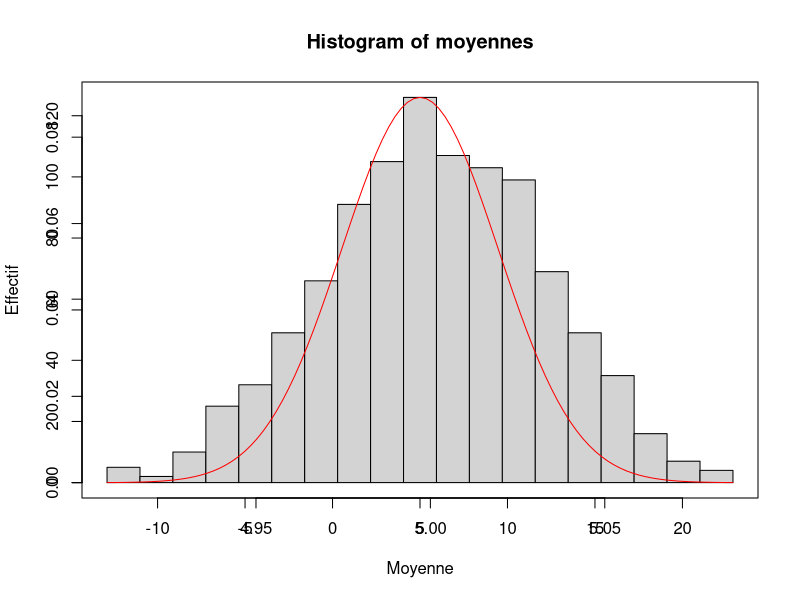
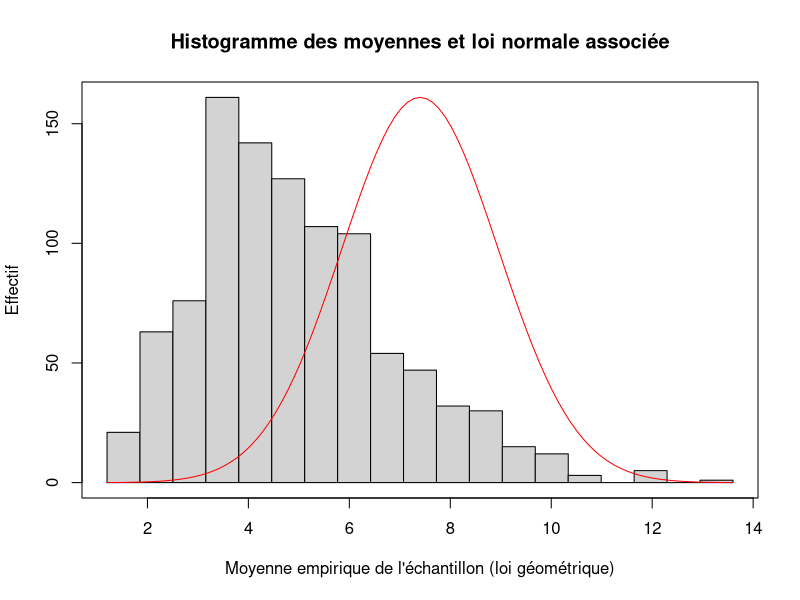
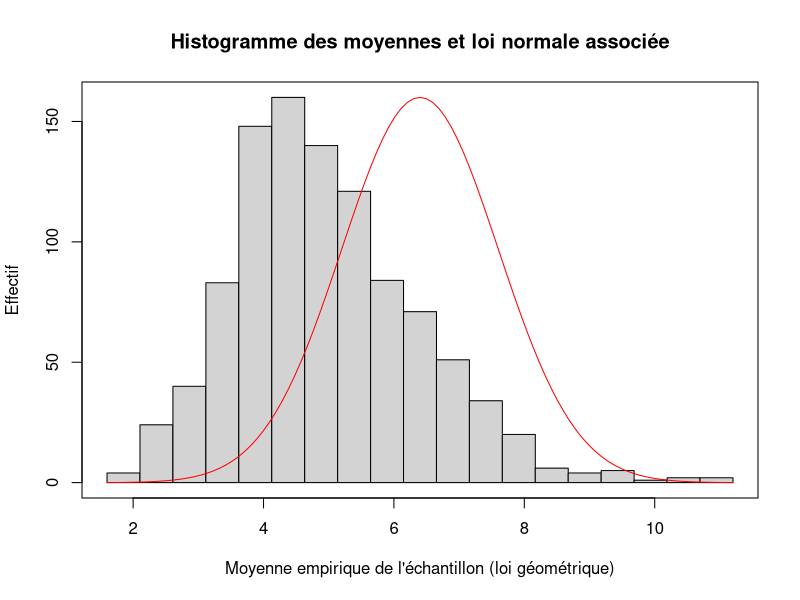
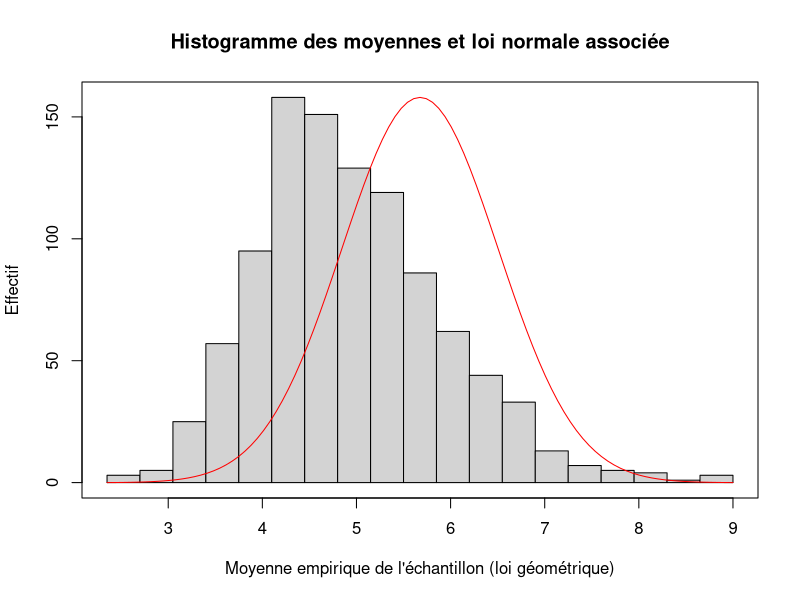
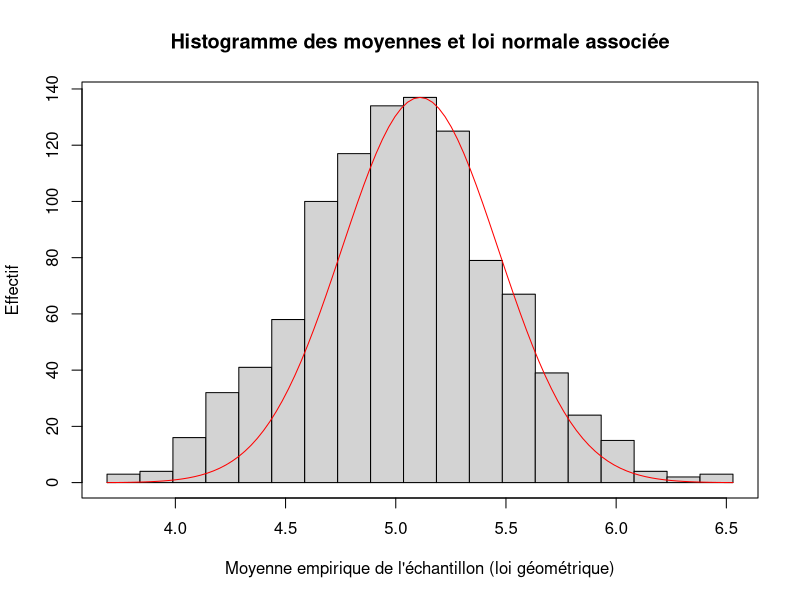
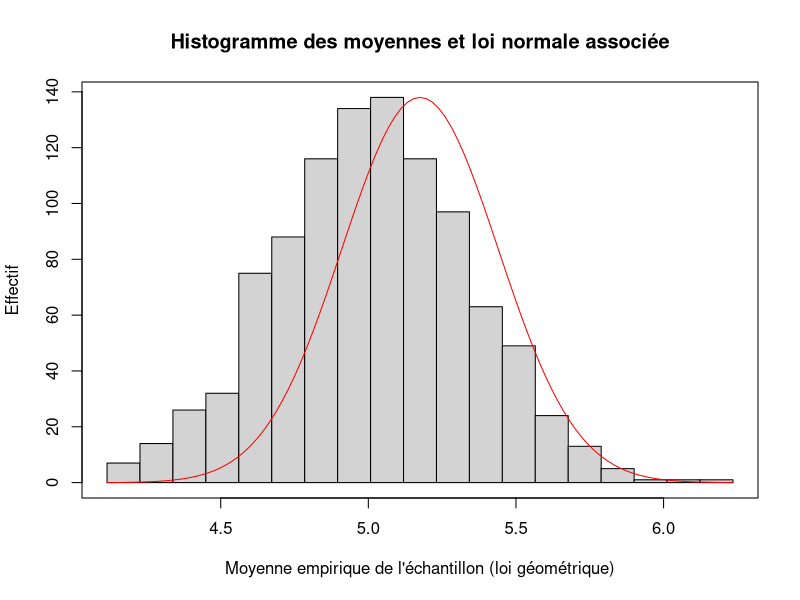
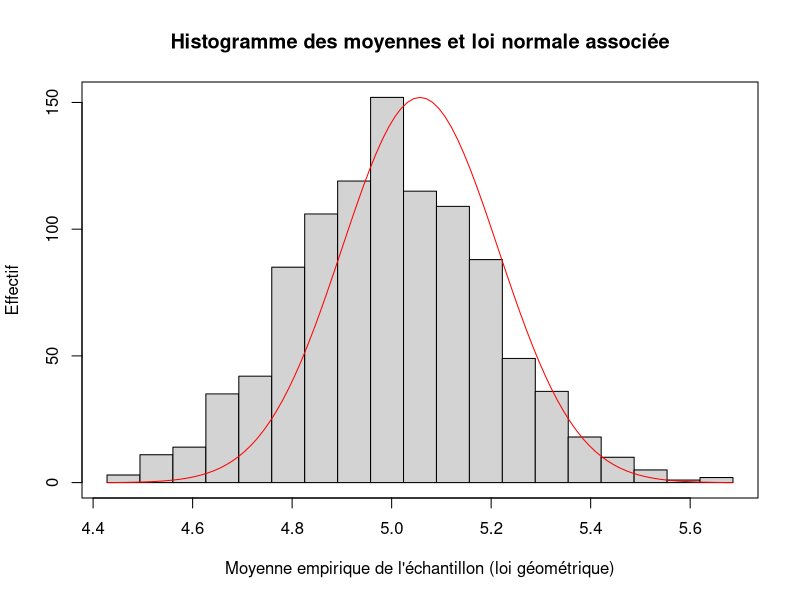
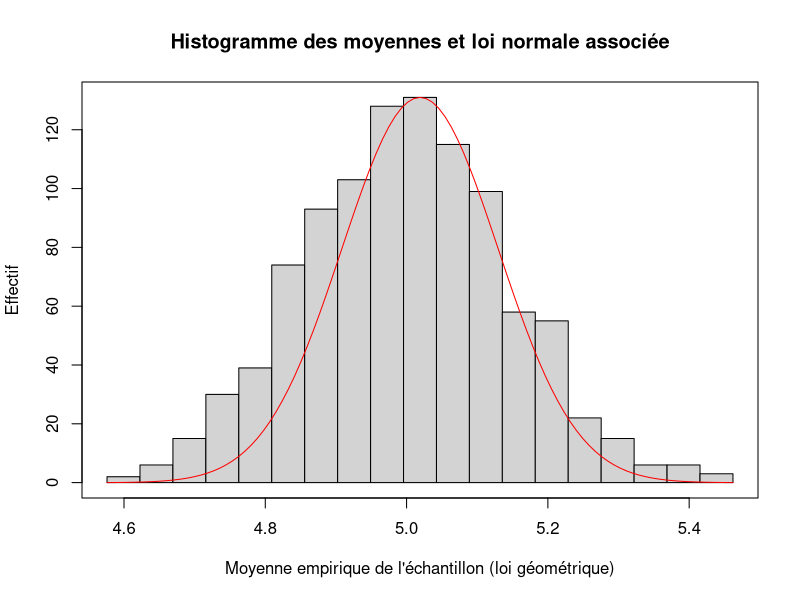

Write the R code that produced these figures, in order. (Note: this script raises an error after producing the figures.)
# Exercice 3 - Question 1
# Simulation d'une loi géométrique et vérification des intervalles de confiance

# Fonction simulant m échantillons de taille n de la loi géométrique de paramètre p

simule_geometriques <- function(m,n,p)
{
  # On crée un vecteur contenant les m échantillons
  echantillons <- matrix(nrow = m, ncol = n)
  
  for (k in (1:m))
  {
    # rgeom(n,p) simule un échantillon de taille n d'une variable aléatoire Y 
    # telle que Y+1 suit une loi géométrique de paramètre p
    y = rgeom(n,p)
    echantillons[k,] <- y+1
  }

  echantillons
}

# Fonction évaluant l'intervalle de confiance asymptotique de seuil alpha
# pour une échantillon donné suivant une loi géométrique

intervalle <- function(echantillon, alpha)
{
  n <- length(echantillon)
  # On évalue la moyenne empirique de l'echantillon et on en déduit une estimation du paramètre
  # de la loi que suivent les variables aléatoires
  Xn <- mean(echantillon)
  Pn <- 1/Xn
  # On calcule les valeurs nécessaires à l'évaluation de l'intervalle
  Ua <- qnorm(1 - alpha/2)
  lambda <- (Ua^2)*Pn/n
  inter <- sqrt(1 + 4*(1-Pn)/(lambda*Pn))
  # ON évalue l'intervalle
  b_inf <- Pn - (1/2)*lambda*(Pn^2)*(1 + inter)
  b_sup <- Pn - (1/2)*lambda*(Pn^2)*(1 - inter)
  cat("Pn ", Pn, "\n")
  IC <- c(b_inf,b_sup)
  cat("IC ", IC, "\n")
  IC
}

# Fonction simulant m échantillons de taille n de la loi géométrique de paramètre p, et calculant
# ensuite leur intervalle de confiance de seuil alpha pour Pn obtenu via une évaluation empirique. 
# Elle affiche ensuite le taux d'intervalles de confiance contenant p sur les m calculés.
validation_intervalles <- function(m,n,p,alpha)
{
  # Simulation des m échantillons de taille n et de paramètre p
  echantillons = simule_geometriques(m,n,p)
  # Validation des intervalles
  bons_intervalles <- 0
  for (k in (1:m))
  {
    # Calcul de l'interval de confiance
    IC = intervalle(echantillons[k,],alpha)
    # Vérification de la validité de l'intervalle
    if (p > IC[1] & p < IC[2])
    {
      bons_intervalles <- bons_intervalles + 1
    }
  }
  cat("p ", p, "\n")
  taux <- bons_intervalles/m
  cat(taux*100, "% des intervalles encadrent bien le paramètre p. Pourcentage attendu : ", (1 - alpha)*100, "%")

}

# validation_intervalles(10000,1000,0.4,0.05)

# Fonction simulant m échantillons de taille n de la loi géométrique de paramètre p, et calculant
# ensuite leur moyenne empirique. Elle affiche ensuite si le nombre de moyennes empiriques ayant 
# un écart inférieur à e avec l'espérance

validation_grands_nombres <- function(m,n,p,e)
{
  # Simulation des m échantillons de taille n et de paramètre p
  echantillons <- simule_geometriques(m,n,p)
  # Validation des moyennes empiriques
  esperance <- 1/p
  bonnes_moyennes <- 0
  for (k in (1:m))
  {
    moyenne_empirique = mean(echantillons[k,])
    if (abs(moyenne_empirique - esperance) < e)
    {
      bonnes_moyennes <- bonnes_moyennes + 1
    }
  }
  cat(bonnes_moyennes, "échantillons (de taille",n,") sur les", m ,"simulés ont un écart entre leur espérance et leur moyenne empirique inférieur à", e, "\n")
}

# Execution en faisant augmenter la valeur de n
validation_grands_nombres(100,500,0.7,0.05)
validation_grands_nombres(100,1000,0.7,0.05)
validation_grands_nombres(100,5000,0.7,0.05)
# On peut conclure de ces résultats que la moyenne empirique se rapproche bien de l'espérance
# quand n augmente, ce qui confirme le résultat de la loi faible des grands nombre

validation_theoreme_central <- function(m,n,p)
{
  # Simulation des m échantillons de taille n et de paramètre p
  echantillons <- simule_geometriques(m,n,p)
  # Validation des moyennes empiriques
  moyennes <- matrix(0,1,m)
  moy <- 1/p
  std <- sqrt(1-p)/p
  for (k in (1:m))
  {
    moyennes[k] <- mean(echantillons[k,])
  }
  min <- min(moyennes)
  max <- max(moyennes)
  brk <- seq(min,max,length = 20)
  hist(moyennes,xlab = "", ylab = "Effectif", breaks = brk)
  par(new=TRUE)
  plot(function(x) dnorm(x,moy,std),  moy-4*std, moy+4*std,xlab="Moyenne",ylab="",main = "", col = "red")
}

validation_theoreme_central(1000,20000,0.2)




# Exercice 3

# Fonction simulant m échantillons de taille n de la loi géométrique de paramètre p

simule_geometriques <- function(m,n,p)
{
  # On créée un vecteur contenant les m échantillons
  echantillons <- matrix(nrow = m, ncol = n)
  
  for (k in (1:m))
  {
    # rgeom(n,p) simule un échantillon de taille n d'une variable aléatoire Y 
    # telle que Y+1 suit une loi géométrique de paramètre p
    y = rgeom(n,p)
    echantillons[k,] <- y+1
  }

  echantillons
}

#Q1 - Vérification des intervalles de confiance

# Fonction évaluant l'intervalle de confiance asymptotique de seuil alpha
# pour une échantillon donné suivant une loi géométrique

intervalle <- function(echantillon, alpha)
{
  n <- length(echantillon)
  # On évalue la moyenne empirique de l'echantillon et on en déduit une estimation du paramètre
  # de la loi que suivent les variables aléatoires
  Xn <- mean(echantillon)
  Pn <- 1/Xn
  # On calcule les valeurs nécessaires à l'évaluation de l'intervalle
  Ua <- qnorm(1 - alpha/2)
  inter <- Ua*sqrt((Xn-1)/(n*(Xn^3)))
  # On évalue l'intervalle
  b_inf <- Pn - inter
  b_sup <- Pn + inter
  IC <- c(b_inf,b_sup)
  IC
}

# Fonction simulant m échantillons de taille n de la loi géométrique de paramètre p, et calculant
# ensuite leur intervalle de confiance de seuil alpha pour Pn obtenu via une évaluation empirique. 
# Elle affiche ensuite le taux d'intervalles de confiance contenant p sur les m calculés.
validation_intervalles <- function(m,n,p,alpha)
{
  # Simulation des m échantillons de taille n et de paramètre p
  echantillons = simule_geometriques(m,n,p)
  # Validation des intervalles
  bons_intervalles <- 0
  for (k in (1:m))
  {
    # Calcul de l'interval de confiance
    IC = intervalle(echantillons[k,],alpha)
    # Vérification de la validité de l'intervalle
    if (p >= IC[1] & p <= IC[2])
    {
      bons_intervalles <- bons_intervalles + 1
    }
  }
  taux <- bons_intervalles/m
  cat(taux*100, "% des intervalles encadrent bien le paramètre p. Pourcentage attendu : ", (1 - alpha)*100, "%")

}

validation_intervalles(10000,1000,0.8,0.05)
validation_intervalles(100,1000,0.8,0.05)
validation_intervalles(10000,10,0.8,0.05)
validation_intervalles(10000,1000,0.2,0.05)
validation_intervalles(10000,1000,0.8,0.25)


# Q2 - Vérification de la loi faible des grands nombres

# Fonction simulant m échantillons de taille n de la loi géométrique de paramètre p, et calculant
# ensuite leur moyenne empirique. Elle affiche ensuite si le nombre de moyennes empiriques ayant 
# un écart inférieur à e avec l'espérance

validation_grands_nombres <- function(m,n,p,e)
{
  # Simulation des m échantillons de taille n et de paramètre p
  echantillons <- simule_geometriques(m,n,p)
  # Validation des moyennes empiriques
  esperance <- 1/p
  moyennes_justes <- 0
  for (k in (1:m))
  {
    moyenne_empirique = mean(echantillons[k,])
    if (abs(moyenne_empirique - esperance) < e)
    {
      moyennes_justes <- moyennes_justes + 1
    }
  }
  cat(moyennes_justes, "échantillons (de taille",n,") sur les", m ,"simulés ont un écart entre leur espérance et leur moyenne empirique inférieur à", e, "\n")
}

# Execution en faisant augmenter la valeur de n
validation_grands_nombres(100,500,0.7,0.05)
validation_grands_nombres(100,1000,0.7,0.05)
validation_grands_nombres(100,5000,0.7,0.05)
# On peut conclure de ces résultats que la moyenne empirique se rapproche bien de l'espérance
# quand n augmente, ce qui confirme le résultat de la loi faible des grands nombre

# Q3 - Validation du théorème central limite

validation_theoreme_central <- function(m,n,p)
{
  # Simulation des m échantillons de taille n et de paramètre p
  echantillons <- simule_geometriques(m,n,p)
  # Calcul des moyennes empiriques
  moyennes <- matrix(0,1,m)
  moy <- 1/p
  std <- sqrt(1-p)/p
  for (k in (1:m))
  {
    moyennes[k] <- mean(echantillons[k,])
  }
  # Affichage de l'histogramme à classes des moyennes empiriques ainsi que de la loi normale associée
  min <- min(moyennes)
  max <- max(moyennes)
  brk <- seq(min,max,length = 20)
  hist(moyennes,xlab = "", ylab = "Effectif", breaks = brk, main = "Histogramme des moyennes et loi normale associée")
  par(new=TRUE)
  plot(function(x) dnorm(x,moy,std),  moy-4*std, moy+4*std,xlab="Moyenne empirique de l'échantillon (loi géométrique)",ylab="",main = "",xaxt="n", yaxt="n", col = "red")
}

validation_theoreme_central(1000,5,0.2)
validation_theoreme_central(1000,10,0.2)
validation_theoreme_central(1000,20,0.2)
validation_theoreme_central(1000,100,0.2)
validation_theoreme_central(1000,200,0.2)
validation_theoreme_central(1000,500,0.2)
validation_theoreme_central(1000,1000,0.2)
validation_theoreme_central(1000,2000,0.2)
validation_theoreme_central(1000,5000,0.2)

# Pour un nombre d'échantillons suffisement grand (m = 1000), on voit que quand n augmente la loi de répartition
# des moyennes empiriques se rapproche d'une loi normale

# Q4 - Validation du théorème central limite

simule_BN(m,n,r,p) <- function(m,n,r,p)
  
{
  for (k in (1:m))
  {
    # rgeom(n,p) simule un échantillon de taille n d'une variable aléatoire Y 
    # telle que Y+1 suit une loi géométrique de paramètre p
    y = rnbinom(n,r,p)
    echantillons[k,] <- y+1
  }
}

echantillons
  
test_loi_BN <- function(m,n,r,p)
{
  # Simulation des m échantillons de taille n et de paramètre p
  echantillons <- simule_BN(m,n,r,p)
 
   # Calcul des estimateurs pn et rn pour chaque échantillon
  ecart_p = c()
  ecrat_r = c()
  for (k in (1:m)){
    
    Xn_k = mean(echantillons[k,])
    Sn_k = sd(echantillons[k,])
    
    #On calcule la somme des écarts à la moyenne
    
    ####### IL FAUT FAIRE LA SOMME DES ECARTS A LA MOYENNE
    ####### DANS UN CAS, ET LA SOMME DES CARRES DANS L'AUTRE
    
    ecart_p[k] = (Xn_k/(Xn_k + Sn_k)) - p
    ecart_p[k] = (Xn_k^2/(Xn_k + Sn_k)) - r
    
    }
  
  }
  
